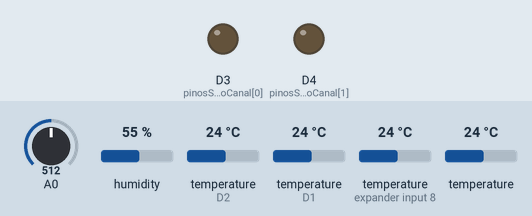
Recording of a sketch running on a simulated ESP8266 (NodeMCU). Parts: output pins drawn as LEDs (lit = HIGH). Inputs (shaded band) come from the test bench; at power-on: A0 = 512, humidity 55 %, temperature (sensors on D2, D1, expander input 8) 24 °C, temperature 24 °C. WiFi joins after 1.5 s; servers stay silent unless stated; what the sketch prints to the serial monitor is not drawn.

Above: at 2.8 s.
At 3.8 s:
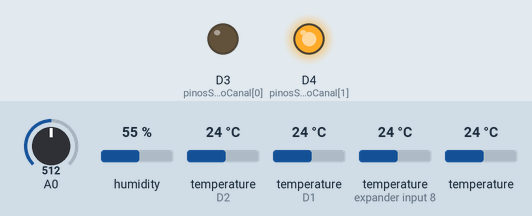
At 11.9 s:
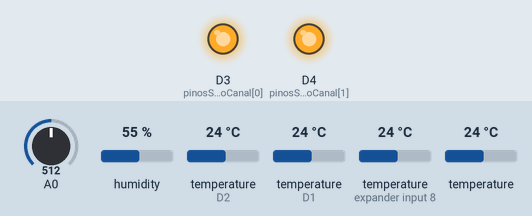
At 19.9 s:
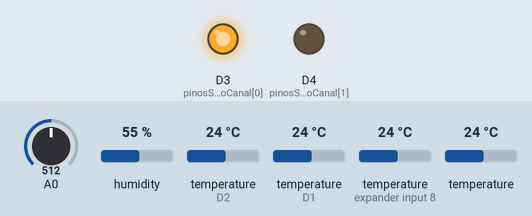
Timing chart, 0 to 21.8 s (numbered marks = the images above):
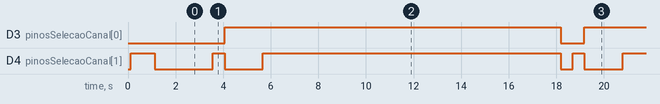

Measured:
- by itself, D3 (pinosSelecaoCanal[0]): alternates HIGH for 14.1 s and LOW for 1.0 s
- by itself, D4 (pinosSelecaoCanal[1]): repeats every 15.1 s: HIGH 0.50 s, LOW 1.6 s, HIGH 12.5 s, LOW 0.50 s
- by itself, everything shown: repeats every 15.1 s, in 4 steps

The sketch:

codigo_teste.ino
```cpp
#include <OneWire.h>
#include <DallasTemperature.h>
#include <DHT.h>
#include <ESP8266WiFi.h>

#define SSID_REDE "Dias" /* coloque aqui o nome da rede que se deseja conectar */
#define SENHA_REDE "02091722" /* coloque aqui a senha da rede que se deseja conectar */

#define INTERVALO_ENVIO_THINGSPEAK 6000 /* intervalo entre envios de dados ao ThingSpeak (em ms) */
const unsigned long timeGetInfo =300000;

/* constantes e variáveis globais */
char endereco_api_thingspeak[] = "api.thingspeak.com";
String chave_escrita_thingspeak = "EXSIIV72QA9QKJHK";  /* Coloque aqui sua chave de escrita do seu canal */
unsigned long last_connection_time;

long lastConnectionTime;
WiFiClient client;

#define DHTPIN D1 // pino que estamos conectado
#define DHTTYPE DHT11 // DHT 11
DHT dht(DHTPIN, DHTTYPE);

#define ONE_WIRE_BUS D2
OneWire oneWire(ONE_WIRE_BUS);
DallasTemperature sensors(&oneWire);
//Array para armazenar os enderecos dos sensores
DeviceAddress sensor1,sensor2,sensor3;
bool primeira = false;

#define NUM_PINOS_SELECAO_CANAL 2
#define Y0_PIN 0
#define Y1_PIN 1
#define Y2_PIN 2

const int pinosSelecaoCanal[] = {D3, D4};

char fields_a_serem_enviados[200] = {0};

float U_ar;
float temp_ar;
float tempC1;
float tempC2;
float tempC3;
int UMID1;
int UMID2;
int UMID3;

void setup() {
  Serial.begin(9600);
  //TEMPERATURA E UMIDADE AR
  dht.begin();

  //TEMPERATURA COMPOSTEIRA:
  sensors.begin();
  // Localiza e mostra enderecos dos sensores

  pinMode(LED_BUILTIN,OUTPUT);
  digitalWrite(LED_BUILTIN,LOW);

  //UMIDADE COMPOSTEIRA:
  pinMode(D3, OUTPUT);
  pinMode(D4, OUTPUT);

  //WIFI:
  last_connection_time = 0;
  init_wifi();
}

void mostra_endereco_sensor(DeviceAddress deviceAddress)
{
  for (uint8_t i = 0; i < 8; i++)
  {
    // Adiciona zeros se necessário
    if (deviceAddress[i] < 16) Serial.print("0");
    Serial.print(deviceAddress[i], HEX);
  }
}

void lerTempUmExt()
{
  U_ar = dht.readHumidity();
  temp_ar = dht.readTemperature();
}

void Temp()
{
  if (primeira == false)
  {
  sensors.begin();  //Inicio de sensor DS18B20
  pinMode(LED_BUILTIN,OUTPUT);
  digitalWrite(LED_BUILTIN,LOW);
  Serial.println("Localizando sensores DS18B20...");
  Serial.print("Foram encontrados ");
  Serial.print(sensors.getDeviceCount(), DEC);
  Serial.println(" sensores.");
  if (!sensors.getAddress(sensor1, 0))
     Serial.println("Sensor1 nao encontrado !");
  if (!sensors.getAddress(sensor2, 1))
     Serial.println("Sensor2 nao encontrado !");
  if (!sensors.getAddress(sensor3, 2))
     Serial.println("Sensor2 nao encontrado !");
  // Mostra o endereco do sensor encontrado no barramento
  Serial.print("Endereco sensor1: ");
  mostra_endereco_sensor(sensor1);
  Serial.println("Endereco sensor2: ");
  mostra_endereco_sensor(sensor2);
  Serial.println("Endereco sensor3: ");
  mostra_endereco_sensor(sensor3);
  Serial.println();
  Serial.println();
  primeira = true;
  }

  // Le a informacao do sensor
  sensors.requestTemperatures();
  float tempC1 = sensors.getTempC(sensor1);
  float tempC2 = sensors.getTempC(sensor2);
  float tempC3 = sensors.getTempC(sensor3);

  // Mostra dados no serial monitor
  Serial.print("Temp 1: ");
  Serial.print(tempC1);
  Serial.print(" | Temp 2: ");
  Serial.print(tempC2);
  Serial.print(" | Temp 3: ");
  Serial.print(tempC3);
}

void Umidade() {
ativarPortaAnalogica(Y0_PIN);
  int UMID1 = analogRead(A0);
  delay(500);

  ativarPortaAnalogica(Y1_PIN);
  int UMID2 = analogRead(A0);
  delay(500);

  ativarPortaAnalogica(Y2_PIN);
  int UMID3 = analogRead(A0);

  Serial.print(" | Umidade1_in= ");
  Serial.print(UMID1);
  Serial.print(" | Umidade2_in= ");
  Serial.print(UMID2);
  Serial.print(" | Umidade3_in= ");
  Serial.print(UMID3);

  delay(100);
}

void printarInfo()
{
  Serial.print(" | T_ar= ");
  Serial.print(temp_ar);
  Serial.print(" | U_ar= ");
  Serial.print(U_ar);

  digitalWrite(LED_BUILTIN,LOW);
  delay(1500);
  digitalWrite(LED_BUILTIN,HIGH);
  delay(1500);
}

void ativarPortaAnalogica(int porta) {
/*
   * De acordo com a tabela de portas do 74HC4052,
   * a porta 2 (som) é aberta com o pino A LOW e o pino
   * B HIGH. A porta 3 (luz) é aberta com os A e B HIGH.
   */
  if(porta == Y0_PIN) {
      digitalWrite(pinosSelecaoCanal[0], LOW);
      digitalWrite(pinosSelecaoCanal[1], LOW);
  }

  if(porta == Y1_PIN){
      digitalWrite(pinosSelecaoCanal[0], LOW);
      digitalWrite(pinosSelecaoCanal[1], HIGH);
  }

  if(porta == Y2_PIN){
      digitalWrite(pinosSelecaoCanal[0], HIGH);
      digitalWrite(pinosSelecaoCanal[1], LOW);
  }
}
void loop() {

  lerTempUmExt(); //Le a temperatura e umidade do ar
  Temp();   // Le a temperatura dentro da composteira
  Umidade();  // Le a umidade com o sensor capacitivo
  printarInfo(); //Mostra as informações no Serial
  if (client.connected())
    {
        client.stop();
        Serial.println("- Desconectado do ThingSpeak");
        Serial.println();
    }

    /* Garante que a conexão wi-fi esteja ativa */
    verifica_conexao_wifi();
/*Envia os dados ao serviço do Thingspeak*/
   sprintf(fields_a_serem_enviados,"field1=%.2f&field2=%.2f&field3=%.2f&field4=%.2f&field5=%.2f&field6=%d&field7=%d&field8=%d", U_ar,temp_ar,tempC1,tempC2,tempC3,UMID1,UMID2,UMID3);
   envia_informacoes_thingspeak(fields_a_serem_enviados);

/* Aguardar 10 segundos antes de iniciar o processo */
  delay(10000);
}

void envia_informacoes_thingspeak(String string_dados)
{
    if (client.connect(endereco_api_thingspeak, 80))
    {
        /* faz a requisição HTTP ao ThingSpeak */
        client.print("POST /update HTTP/1.1\n");
        client.print("Host: api.thingspeak.com\n");
        client.print("Connection: close\n");
        client.print("X-THINGSPEAKAPIKEY: "+chave_escrita_thingspeak+"\n");
        client.print("Content-Type: application/x-www-form-urlencoded\n");
        client.print("Content-Length: ");
        client.print(string_dados.length());
        client.print("\n\n");
        client.print(string_dados);

        last_connection_time = millis();
        Serial.println("- Informações enviadas ao ThingSpeak!");
    }
}

void init_wifi(void)
{
    Serial.println("------WI-FI -----");
    Serial.println("Conectando-se a rede: ");
    Serial.println(SSID_REDE);
    Serial.println("\nAguarde...");

    conecta_wifi();
}

/* Função: conecta-se a rede wi-fi
* Parametros: nenhum
* Retorno: nenhum
*/
void conecta_wifi(void)
{
    /* Se ja estiver conectado, nada é feito. */
    if (WiFi.status() == WL_CONNECTED)
    {
        return;
    }

    /* refaz a conexão */
    WiFi.begin(SSID_REDE, SENHA_REDE);

    while (WiFi.status() != WL_CONNECTED)
    {
        delay(100);
        digitalWrite(LED_BUILTIN, HIGH);   // turn the LED on (HIGH is the voltage level)
         delay(1000);                       // wait for a second
        digitalWrite(LED_BUILTIN, LOW);    // turn the LED off by making the voltage LOW
        delay(1000);
    }

    Serial.println("Conectado com sucesso a rede wi-fi \n");
    Serial.println(SSID_REDE);


}

/* Função: verifica se a conexao wi-fi está ativa
* (e, em caso negativo, refaz a conexao)
* Parametros: nenhum
* Retorno: nenhum
*/
void verifica_conexao_wifi(void)
{
    conecta_wifi();
}
```
